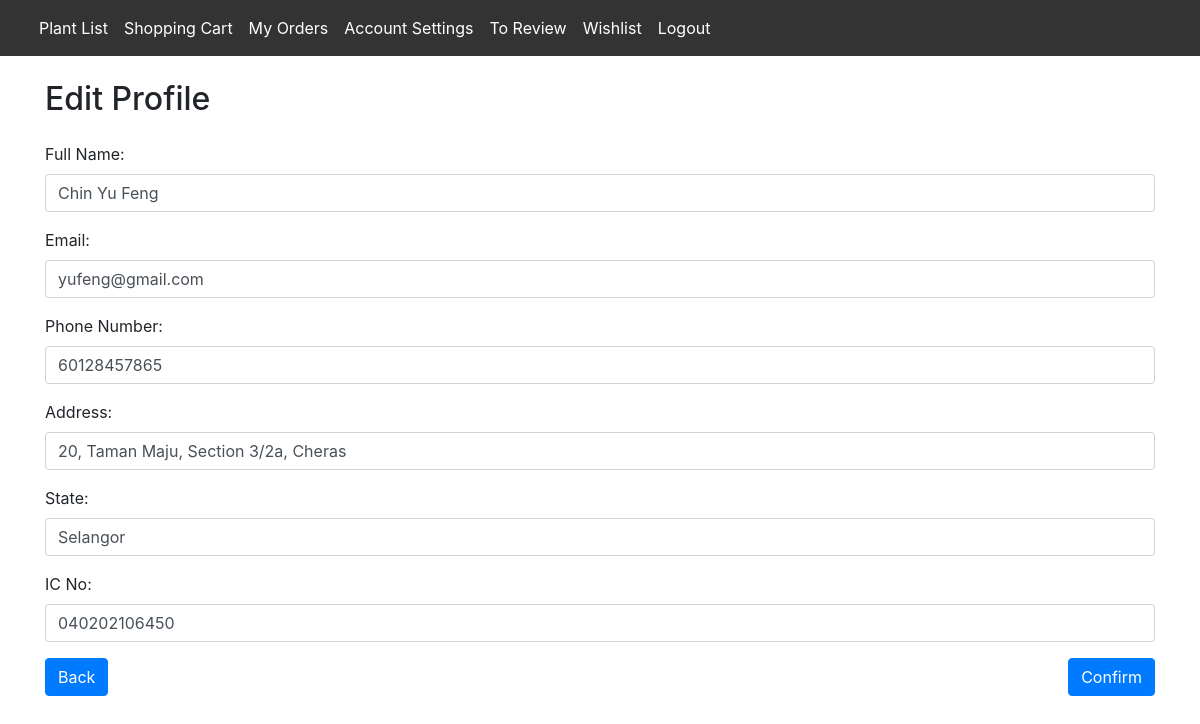
The page /profile/edit/ (signed in) on the database its author committed.
### app/models.py (models this page shows, shortened)
class Customer(models.Model):
    user = models.OneToOneField(User, on_delete=models.CASCADE, primary_key=True, related_name='customer_profile')
    customer_name = models.CharField(max_length=80, default='Unknown')
    customer_address = models.CharField(max_length=200)
    customer_state = models.CharField(max_length=30)
    customer_ic = models.CharField(max_length=30, unique=True)
    customer_phone_number = models.BigIntegerField()

class User(AbstractUser):
    is_customer = models.BooleanField(default=False)
    is_deliveryman = models.BooleanField(default=False)
    is_admin = models.BooleanField(default=False)
    email = models.EmailField(unique=True)
    USERNAME_FIELD = 'email'
    REQUIRED_FIELDS = []    # Remove 'email' from here since it's the USERNAME_FIELD

### app/views.py (the view)
# urls.py: path('profile/edit/', views.update_profile, name='edit_profile'),  # For displaying the form
@login_required
def update_profile(request):
    customer = request.user.customer_profile
    valid_states = ['Johor', 'Kedah', 'Kelantan', 'Malacca', 'Negeri Sembilan', 'Pahang', 'Penang', 'Perak', 'Perlis', 'Sabah', 'Sarawak', 'Selangor', 'Terengganu', 'Kuala Lumpur', 'Labuan', 'Putrajaya']
    if request.method == 'POST':
        errors = False  # Flag to track if any validation errors occur
        full_name = request.POST.get('full_name', '').strip()
        if not (10 <= len(full_name) <= 50):
            messages.error(request, 'Full name must be between 10 and 50 characters long.')
            errors = True
        email = request.POST.get('email', '').strip()
        try:
            validate_email(email)
        except ValidationError:
            messages.error(request, 'Enter a valid email address.')
            errors = True
        phone_number = request.POST.get('phone_number', '').strip()
        phone_regex = RegexValidator(regex=r'^60\d{9,10}$', message="Phone number must be entered in the format: '60123456789'. Up to 11 digits allowed.")
        try:
            phone_regex(phone_number)
        except ValidationError:
            messages.error(request, 'Invalid phone number format. Ensure it starts with 60 and is followed by 9 or 10 digits.')
            errors = True
        address = request.POST.get('address', '').strip()
        if len(address) > 200:
            messages.error(request, 'Address must be under 200 characters long.')
            errors = True
        state = request.POST.get('state', '').strip().capitalize()
        valid_states_capitalized = [s.capitalize() for s in valid_states]  # Capitalize valid states for case-insensitive comparison
        if state not in valid_states_capitalized:
            messages.error(request, 'Invalid state. Please enter a valid state.')
            errors = True
        ic_no = request.POST.get('ic_no', '').strip()
        if not (len(ic_no) == 12 and ic_no.isdigit()):
            messages.error(request, 'IC Number must consist of 12 digits.')
            errors = True
        if errors:
            return render(request, 'edit_profile.html', {
                'customer': customer,
                'full_name': request.POST.get('full_name', '').strip(),
                'email': request.POST.get('email', '').strip(),
                'phone_number': request.POST.get('phone_number', '').strip(),
                'address': request.POST.get('address', '').strip(),
                'state': state,
                'ic_no': request.POST.get('ic_no', '').strip(),
            })
        else:
            customer.customer_name = request.POST.get('full_name', '').strip()
            customer.user.email = request.POST.get('email', '').strip()
            customer.customer_phone_number = request.POST.get('phone_number', '').strip()
            customer.customer_address = request.POST.get('address', '').strip()
            customer.customer_state = state
            customer.customer_ic = request.POST.get('ic_no', '').strip()
            customer.save()
            customer.user.save()
            messages.success(request, 'Your profile has been updated.')
            return redirect('account_settings')
    else:
        return render(request, 'edit_profile.html', {'customer': customer})

### app/templates/edit_profile.html (shortened to what this page needs)
<!DOCTYPE html>
<html lang="en">
<head>
    <link href="https://stackpath.bootstrapcdn.com/bootstrap/4.5.2/css/bootstrap.min.css" rel="stylesheet">
</head>
<body>
    <nav class="navbar navbar-expand-md navbar-dark" style="background-color: #333333;">
        <div class="container-fluid">
            <div class="collapse navbar-collapse" id="navbarNav">
                <ul class="navbar-nav">
                    <li class="nav-item deliveryman-section">
                        <a class="nav-link active" href="{% url 'plant_list' %}">Plant List</a>
                    </li>
                    <li class="nav-item">
                        <a class="nav-link active" aria-current="page" href="{% url 'view_cart' %}">Shopping Cart</a>
                    </li>
                    <li class="nav-item">
                        <a class="nav-link active" aria-current="page" href="{% url 'my_orders' %}">My Orders</a>
                    </li>
                    <li class="nav-item">
                        <a class="nav-link active" aria-current="page" href="{% url 'account_settings' %}">Account
                            Settings</a>
                    </li>
                    <li class="nav-item">
                        <a class="nav-link active" aria-current="page" href="{% url 'to_review' %}">To Review</a>
                    </li>
                    <li class="nav-item">
                        <a class="nav-link active" aria-current="page" href="{% url 'view_wishlist' %}">Wishlist</a>
                    </li>
                    <li class="nav-item">
                        <a class="nav-link active" aria-current="page" href="{% url 'logout' %}">Logout</a>
                    </li>
                </ul>
            </div>
        </div>
    </nav>
    <div class="container mt-4">
        <h2 class="mb-4">Edit Profile</h2>
        <form method="post" action="{% url 'update_profile' %}">
            <div class="form-group">
                <label for="fullName">Full Name:</label>
                <input type="text" id="fullName" name="full_name" class="form-control" value="{{ full_name|default:customer.customer_name }}">
            </div>
            <div class="form-group">
                <label for="email">Email:</label>
                <input type="email" id="email" name="email" class="form-control" value="{{ email|default:customer.user.email }}">
            </div>
            <div class="form-group">
                <label for="phoneNumber">Phone Number:</label>
                <input type="text" id="phoneNumber" name="phone_number" class="form-control" value="{{ phone_number|default:customer.customer_phone_number }}">
            </div>
            <div class="form-group">
                <label for="address">Address:</label>
                <input type="text" id="address" name="address" class="form-control" value="{{ address|default:customer.customer_address }}">
            </div>
            <div class="form-group">
                <label for="state">State:</label>
                <input type="text" id="state" name="state" class="form-control" value="{{ state|default:customer.customer_state }}">
            </div>
            <div class="form-group">
                <label for="icNo">IC No:</label>
                <input type="text" id="icNo" name="ic_no" class="form-control" value="{{ ic_no|default:customer.customer_ic }}">
            </div>
            <div class="d-flex justify-content-between">
                <a href="{% url 'account_settings' %}" class="btn btn-primary">Back</a>
                <button type="submit" class="btn btn-primary">Confirm</button>
            </div>
        </form>
    </div>
    </body>
    </html>

### rows shown on the page
Customer: full_name "Chin Yu Feng", email "yufeng@gmail.com", phone_number "60128457865", address "20, Taman Maju, Section 3/2a, Cheras", state "Selangor", ic_no "040202106450"
